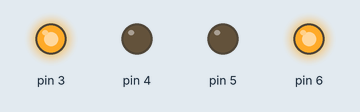
The sketch below on a simulated Arduino Uno, built with avr-gcc and run on an emulated ATmega328P. Parts: output pins drawn as LEDs (lit = HIGH).

Above: at 3.5 s.
At 7.7 s:
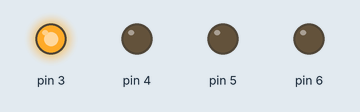
At 12.5 s:
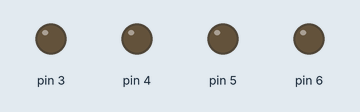
Timing chart, 0 to 16.7 s (numbered marks = the images above):
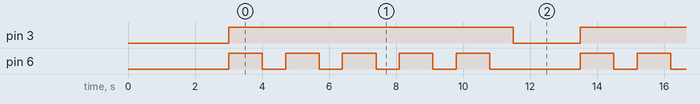

The sketch:

oval.ino
```cpp
int i=0;

void setup()
{
  pinMode(3, OUTPUT);
  pinMode(4, OUTPUT);
  pinMode(5, OUTPUT);
  pinMode(6, OUTPUT);
  delay(3000);
}

void loop()
{
  for(i=0;i<5;i++)
  {
    digitalWrite(3,HIGH);
    digitalWrite(4,LOW);
    digitalWrite(5,LOW);
    digitalWrite(6,HIGH);
    delay(1000);
    digitalWrite(3,HIGH);
    digitalWrite(4,LOW);
    digitalWrite(5,LOW);
    digitalWrite(6,LOW);
    delay(700);
  }

  digitalWrite(3,LOW);
  digitalWrite(4,LOW);
  digitalWrite(5,LOW);
  digitalWrite(6,LOW);
  delay(2000);

}
```

Measured:
- by itself, pin 3: alternates HIGH for 8.5 s and LOW for 2.0 s
- by itself, pin 6: repeats every 10.5 s: 4 × (LOW 0.70 s, HIGH 1.0 s), LOW 2.7 s, HIGH 1.0 s
- by itself, everything shown: repeats every 10.5 s, in 11 steps
